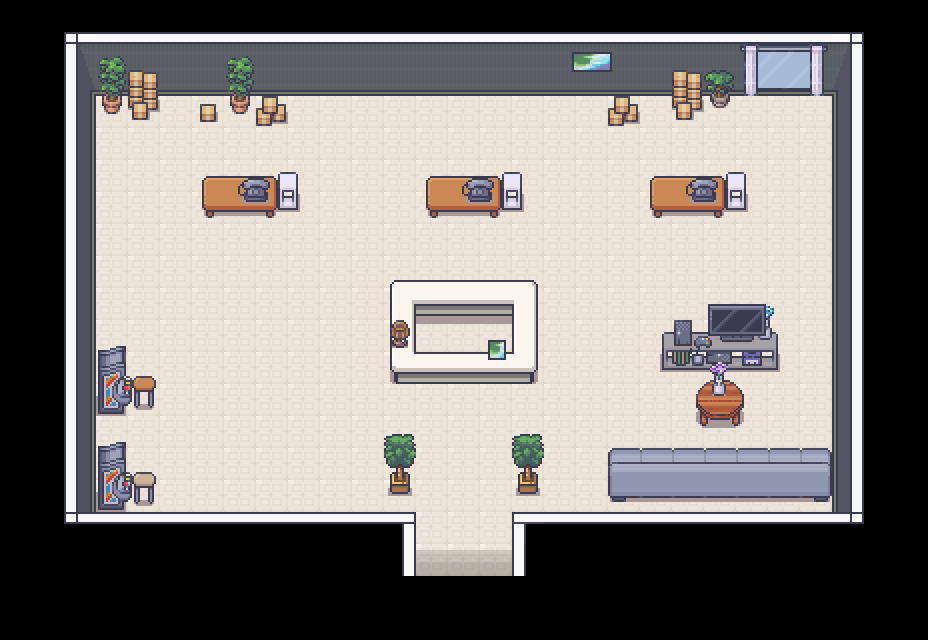

Tiled map render using the project's own tile images. Description and the map definition, with tile-layer contents summarised, below:
An orthogonal 29x20 tile map with 32x32 px tiles, 7 tile layers (Chao, Tapete, Sofás, Paredes, ...), 4 tilesets and 40 objects (7x mesa_redonda, 5x recepcao, player_spawn, npc_A, npc_b, ...).

<map version="1.10" tiledversion="1.10.2" orientation="orthogonal" renderorder="right-down" width="29" height="20" tilewidth="32" tileheight="32" infinite="0" nextlayerid="15" nextobjectid="84">
 <tileset firstgid="1" source="tileset_paredes.tsx" />
 <tileset firstgid="8285" source="tileset_generic.tsx" />
 <tileset firstgid="9533" source="tileset_estoque.tsx" />
 <tileset firstgid="10333" source="tileset_biblioteca.tsx" />
 <layer id="3" name="Chao" width="29" height="20">
  <data>[580 cells, 431 non-empty, 5 distinct tile ids]</data>
 </layer>
 <layer id="7" name="Tapete" width="29" height="20">
  <data>[580 cells, 144 non-empty, 20 distinct tile ids]</data>
 </layer>
 <layer id="8" name="Sofás" width="29" height="20">
  <data>[580 cells, 59 non-empty, 19 distinct tile ids]</data>
 </layer>
 <objectgroup id="14" name="personagens">
  <object id="58" name="player_spawn" x="464" y="467.167">
   <point />
  </object>
  <object id="60" name="npc_A" x="688.909" y="172.727">
   <point />
  </object>
  <object id="61" name="npc_b" x="462.875" y="173.625">
   <point />
  </object>
  <object id="62" name="npc_c" x="238.25" y="174.375">
   <point />
  </object>
 </objectgroup>
 <layer id="5" name="Paredes" width="29" height="20">
  <data>[580 cells, 234 non-empty, 46 distinct tile ids]</data>
 </layer>
 <layer id="6" name="Mobilia" width="29" height="20">
  <data>[580 cells, 143 non-empty, 62 distinct tile ids]</data>
 </layer>
 <layer id="9" name="Eletrônico" width="29" height="20">
  <data>[580 cells, 99 non-empty, 54 distinct tile ids]</data>
 </layer>
 <objectgroup id="13" name="objetosColisantes">
  <object id="32" name="tv" x="661.818" y="332.364" width="115.818" height="37.0909" />
  <object id="34" name="sofa" x="609.5" y="461.5" width="221.5" height="40.25" />
  <object id="35" name="planta_a" x="517.818" y="472" width="20.3636" height="22.2727" />
  <object id="36" name="planta_b" x="390.091" y="472.182" width="20" height="21.8182" />
  <object id="37" name="recepcao" x="390.75" y="280.25" width="147" height="35.5" />
  <object id="38" name="arcade_a" x="98.25" y="367" width="33.25" height="47.0625" />
  <object id="39" name="banquinho_b" x="131.625" y="374.75" width="24.75" height="34.625" />
  <object id="40" name="arcade_b" x="98.625" y="467" width="34" height="42.5" />
  <object id="41" name="banquinho_a" x="133.364" y="471.818" width="22.875" height="31.875" />
  <object id="42" name="mesa_stand_a" x="649.25" y="176.25" width="75.5" height="41.5" />
  <object id="47" name="mesa_stand_b" x="425.875" y="175.125" width="75.5" height="41.5" />
  <object id="48" name="mesa_stand_c" x="202" y="176" width="75.5" height="41.5" />
  <object id="46" name="setup_b" x="502" y="172.091" width="19.7273" height="37.8182" />
  <object id="50" name="setup_a" x="726" y="174.424" width="19.7273" height="37.8182" />
  <object id="49" name="setup_c" x="278.375" y="172.716" width="19.7273" height="37.8182" />
  <object id="51" name="mesa_redonda" x="709.818" y="380.909" width="19.8182" height="38.9091" />
  <object id="52" name="mesa_redonda" x="705.818" y="382.727" width="27.75" height="43.6932" />
  <object id="53" name="mesa_redonda" x="703.818" y="385.17" width="31.75" height="36.125" />
  <object id="54" name="mesa_redonda" x="701.818" y="386.545" width="35.75" height="39.375" />
  <object id="55" name="mesa_redonda" x="699.943" y="388.92" width="39.625" height="34.875" />
  <object id="56" name="mesa_redonda" x="697.943" y="390.295" width="43.5" height="20" />
  <object id="57" name="mesa_redonda" x="695.568" y="394.795" width="47.875" height="13.75" />
  <object id="63" name="caixa_a" x="672.25" y="69.75" width="31" height="50.25" />
  <object id="64" name="planta_c" x="709.902" y="92.8804" width="19.9674" height="15.0652" />
  <object id="65" name="caixita" x="607.25" y="95.25" width="31.5" height="31.25" />
  <object id="66" name="Caixinha" x="255.852" y="95.4545" width="31.2386" height="30.3636" />
  <object id="67" name="Caixinha_b" x="199.636" y="103.989" width="16.25" height="17.6648" />
  <object id="68" name="Caixinha_c" x="127.636" y="69.6364" width="32.3636" height="50.2955" />
  <object id="69" name="planta_d" x="101.958" y="93.4167" width="19.9583" height="20.5" />
  <object id="70" name="Planta_e" x="229.25" y="94.1667" width="20.5833" height="19.625" />
  <object id="74" name="npc_d" x="463.5" y="340.75">
   <point />
  </object>
  <object id="75" name="recepcao" x="513" y="281.75" width="24.25" height="101.5" />
  <object id="77" name="recepcao" x="390.25" y="280.25" width="23" height="102.25" />
  <object id="78" name="atendimento" x="447.875" y="351.875" width="32.5" height="32.375" />
  <object id="80" name="recepcao" x="410.625" y="352.75" width="38.75" height="30" />
  <object id="83" name="recepcao" x="480" y="352.375" width="35.1534" height="31" />
 </objectgroup>
 <layer id="11" name="Blocoscolisantes" width="29" height="20" opacity="0" offsetx="138" offsety="100">
  <properties>
   <property name="solid" type="bool" value="true" />
  </properties>
  <data>[580 cells, 79 non-empty, 1 distinct tile ids]</data>
 </layer>
</map>
